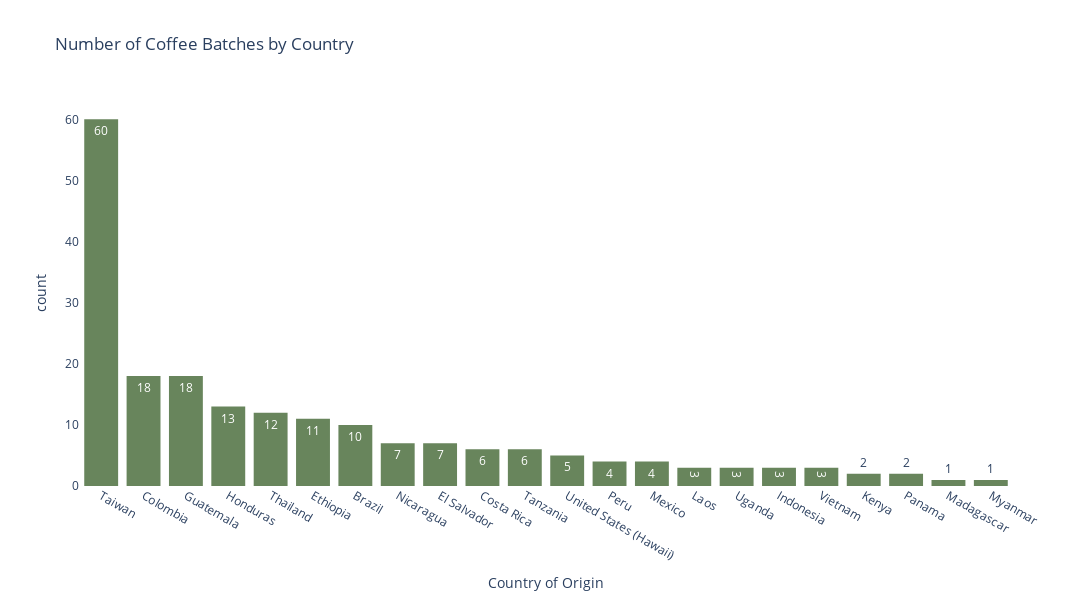

The code cell stored with this chart in its notebook:
### Markdown cell above
## Single-Variable Visualizations

Variables are plotted individually as an initial exploratory analysis of their individual distributions. Country of origin and color are plotted with bar graphs, and harvest year, altitude, and coffee quality are plotted with histograms. Individual observations will be eliminated from the analysis if outliers are discovered and variables will be eliminated from the analysis if shown to have no variation.

### Code cell
# Bar plot of country of origin
country = px.histogram(coffee, x='country_of_origin', title='Number of Coffee Batches by Country',
                       labels={'count':'Number of Batches', 'country_of_origin':'Country of Origin'}, 
                       width=1100, height=600, color_discrete_sequence=[px.colors.qualitative.Antique[6]],
                       text_auto=True)

country.update_layout({
    'plot_bgcolor':'rgba(0, 0, 0, 0)',
    'paper_bgcolor':'rgba(0, 0, 0, 0)'
})

country.update_layout(xaxis={'categoryorder':'total descending'})
color.update_layout(yaxis_title='Number of Batches')

country.show()

### Figure 1 — Plotly figure (JSON) as saved in the notebook; plotly's stock layout.template omitted (floating-point values rounded to 4 significant figures; data arrays with more than 128 entries replaced by an {"elided": "..."} marker saying what was removed)
{"data": [{"alignmentgroup": "True", "bingroup": "x", "hovertemplate": "Country of Origin=%{x}<br>count=%{y}<extra></extra>", "legendgroup": "", "marker": {"color": "rgb(104, 133, 92)", "pattern": {"shape": ""}}, "name": "", "offsetgroup": "", "orientation": "v", "showlegend": false, "texttemplate": "%{value}", "type": "histogram", "x": {"elided": "199 str values"}, "xaxis": "x", "yaxis": "y"}], "layout": {"barmode": "relative", "height": 600, "legend": {"tracegroupgap": 0}, "paper_bgcolor": "rgba(0, 0, 0, 0)", "plot_bgcolor": "rgba(0, 0, 0, 0)", "title": {"text": "Number of Coffee Batches by Country"}, "width": 1100, "xaxis": {"anchor": "y", "categoryorder": "total descending", "domain": [0, 1], "title": {"text": "Country of Origin"}}, "yaxis": {"anchor": "x", "domain": [0, 1], "title": {"text": "count"}}}}
